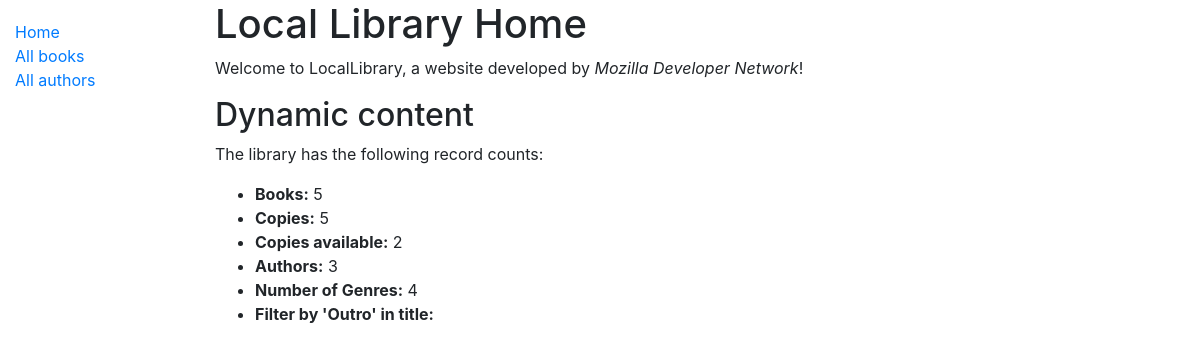
/catalog/, run on an earlier commit of the app's database.
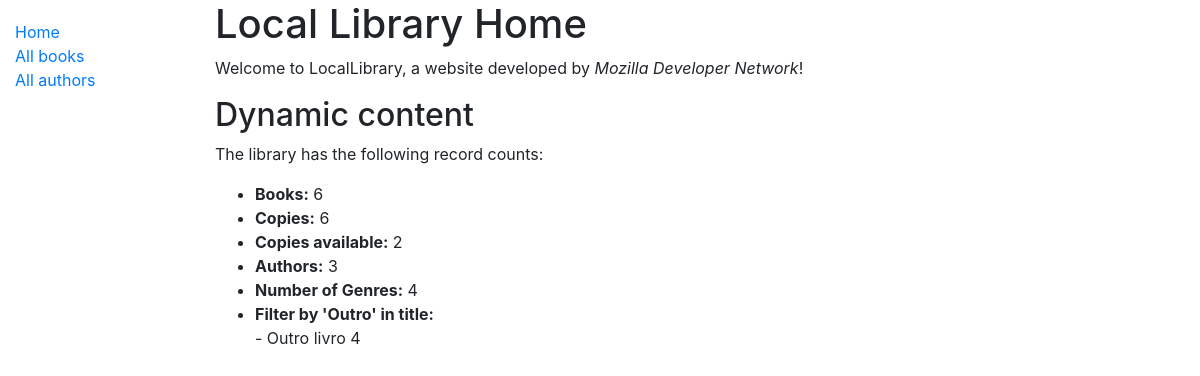
And on a later commit of the database.
### catalog/models.py (models this page shows, shortened)
class Book(models.Model):
    title = models.CharField(max_length=200)
    author = models.ForeignKey('Author', on_delete=models.SET_NULL, null=True)
    summary = models.TextField(max_length=1000, help_text='Entre com uma descrição do livro')
    isbn = models.CharField(
        'ISBN',
        max_length=13,
        help_text='13 Character <a href="https://www.isbn-international.org/content/what-isbn">ISBN number</a>'
    )
    genre = models.ManyToManyField(Genre, help_text='Selecione um gênero para este livro')
    language = models.ForeignKey('Language', on_delete=models.SET_NULL, null=True)
    def __str__(self):
        return self.title
    def display_genre(self):
        """Cria uma string para o gênero. Isso é necessário para mostrar o gênero no model localizado em Admin.py"""
        return ', '.join(genre.name for genre in self.genre.all()[:3])
    display_genre.short_description = 'Genre'

### catalog/views.py (the view)
# urls.py: path('', views.index, name='index'),
def index(request):
    num_books = Book.objects.all().count()
    num_instances = Book.objects.all().count()
    num_genres = Genre.objects.all().count()
    num_instances_available = BookInstance.objects.filter(status__exact='a').count()
    word = 'Outro'
    filter_books_by = Book.objects.filter(title__icontains=word)
    num_authors = Author.objects.count()
    context = {
        'num_books': num_books,
        'num_instances': num_instances,
        'num_instances_available': num_instances_available,
        'num_authors': num_authors,
        'num_genres': num_genres,
        'word': word,
        'filter_books_by': filter_books_by
    }
    return render(request, 'index.html', context=context)

### catalog/templates/index.html (shortened to what this page needs)
{% extends "base.html" %}
{% block content %}
    <h1>Local Library Home</h1>
    <p>Welcome to LocalLibrary, a website developed by <em>Mozilla Developer Network</em>!</p>
    <h2>Dynamic content</h2>
    <p>The library has the following record counts:</p>
    <ul>
        <li><strong>Books:</strong> {{ num_books }}</li>
        <li><strong>Copies:</strong> {{ num_instances }}</li>
        <li><strong>Copies available:</strong> {{ num_instances_available }}</li>
        <li><strong>Authors:</strong> {{ num_authors }}</li>
        <li><strong>Number of Genres:</strong> {{ num_genres }}</li>
        <li><strong>Filter by '{{ word }}' in title:</strong>
            {% for filter in filter_books_by %}
                <br>
                - {{ filter }}
            {% endfor %}
        </li>
    </ul>
{% endblock %}

What changed in the data, as far as the page shows it:
added Book: title "Outro livro 4"
Also different on the page:
{{ num_books }}: "5" → "6"
{{ num_instances }}: "5" → "6"
